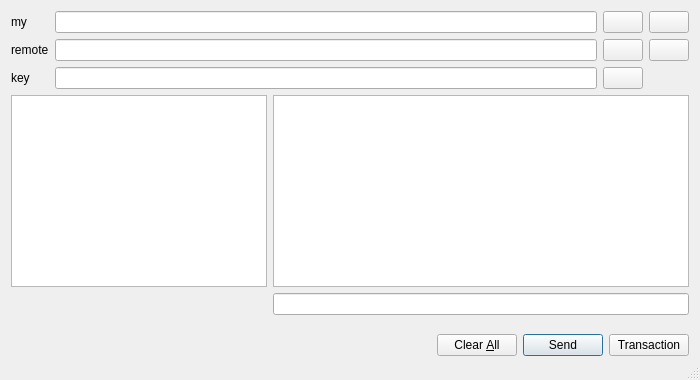
<?xml version="1.0" encoding="UTF-8"?>
<ui version="4.0">
 <class>MessagesDialog</class>
 <widget class="QDialog" name="MessagesDialog">
  <property name="geometry">
   <rect>
    <x>0</x>
    <y>0</y>
    <width>700</width>
    <height>380</height>
   </rect>
  </property>
  <property name="windowTitle">
   <string>Dialog</string>
  </property>
  <property name="sizeGripEnabled">
   <bool>true</bool>
  </property>
  <layout class="QVBoxLayout" name="verticalLayout">
   <item>
    <layout class="QGridLayout" name="gridLayout">
     <item row="2" column="1">
      <widget class="QValidatedLineEdit" name="pubKeyTo_SM">
       <property name="toolTip">
        <string/>
       </property>
       <property name="readOnly">
        <bool>true</bool>
       </property>
      </widget>
     </item>
     <item row="0" column="2">
      <widget class="QPushButton" name="pasteButton_SM">
       <property name="toolTip">
        <string>Paste address from clipboard</string>
       </property>
       <property name="text">
        <string/>
       </property>
       <property name="icon">
        <iconset resource="../bitcoin.qrc">
         <normaloff>:/icons/editpaste</normaloff>:/icons/editpaste</iconset>
       </property>
       <property name="shortcut">
        <string>Alt+P</string>
       </property>
       <property name="autoDefault">
        <bool>false</bool>
       </property>
      </widget>
     </item>
     <item row="0" column="3">
      <widget class="QPushButton" name="addressBookButton_SM">
       <property name="toolTip">
        <string>Choose an address from the address book</string>
       </property>
       <property name="text">
        <string/>
       </property>
       <property name="icon">
        <iconset resource="../bitcoin.qrc">
         <normaloff>:/icons/address-book</normaloff>:/icons/address-book</iconset>
       </property>
       <property name="shortcut">
        <string>Alt+A</string>
       </property>
       <property name="autoDefault">
        <bool>false</bool>
       </property>
      </widget>
     </item>
     <item row="1" column="1">
      <widget class="QValidatedLineEdit" name="addressTo_SM">
       <property name="toolTip">
        <string>The address to sign the message with (e.g. 4Zo1ga6xuKuQ7JV7M9rGDoxdbYwV5zgQJ5)</string>
       </property>
       <property name="maxLength">
        <number>34</number>
       </property>
       <property name="readOnly">
        <bool>true</bool>
       </property>
      </widget>
     </item>
     <item row="1" column="3">
      <widget class="QPushButton" name="addressBookButtonTo_SM">
       <property name="toolTip">
        <string>Choose an address from the address book</string>
       </property>
       <property name="text">
        <string/>
       </property>
       <property name="icon">
        <iconset resource="../bitcoin.qrc">
         <normaloff>:/icons/address-book</normaloff>:/icons/address-book</iconset>
       </property>
       <property name="shortcut">
        <string>Alt+A</string>
       </property>
       <property name="autoDefault">
        <bool>false</bool>
       </property>
      </widget>
     </item>
     <item row="1" column="2">
      <widget class="QPushButton" name="pasteButtonTo_SM">
       <property name="toolTip">
        <string>Paste address from clipboard</string>
       </property>
       <property name="text">
        <string/>
       </property>
       <property name="icon">
        <iconset resource="../bitcoin.qrc">
         <normaloff>:/icons/editpaste</normaloff>:/icons/editpaste</iconset>
       </property>
       <property name="shortcut">
        <string>Alt+P</string>
       </property>
       <property name="autoDefault">
        <bool>false</bool>
       </property>
      </widget>
     </item>
     <item row="0" column="1">
      <widget class="QValidatedLineEdit" name="addressIn_SM">
       <property name="toolTip">
        <string>The address to sign the message with (e.g. 4Zo1ga6xuKuQ7JV7M9rGDoxdbYwV5zgQJ5)</string>
       </property>
       <property name="maxLength">
        <number>34</number>
       </property>
       <property name="readOnly">
        <bool>true</bool>
       </property>
      </widget>
     </item>
     <item row="0" column="0">
      <widget class="QLabel" name="label">
       <property name="text">
        <string>my</string>
       </property>
      </widget>
     </item>
     <item row="1" column="0">
      <widget class="QLabel" name="label_2">
       <property name="text">
        <string>remote</string>
       </property>
      </widget>
     </item>
     <item row="2" column="0">
      <widget class="QLabel" name="label_3">
       <property name="text">
        <string>key</string>
       </property>
      </widget>
     </item>
     <item row="2" column="2">
      <widget class="QPushButton" name="pasteButtonPublicKey_SM">
       <property name="toolTip">
        <string>Paste address from clipboard</string>
       </property>
       <property name="text">
        <string/>
       </property>
       <property name="icon">
        <iconset resource="../bitcoin.qrc">
         <normaloff>:/icons/editpaste</normaloff>:/icons/editpaste</iconset>
       </property>
       <property name="shortcut">
        <string>Alt+P</string>
       </property>
       <property name="autoDefault">
        <bool>false</bool>
       </property>
      </widget>
     </item>
    </layout>
   </item>
   <item>
    <layout class="QGridLayout" name="gridLayout_2">
     <item row="1" column="1">
      <widget class="QLineEdit" name="outMessage_SM">
       <property name="font">
        <font>
         <italic>true</italic>
        </font>
       </property>
       <property name="readOnly">
        <bool>false</bool>
       </property>
      </widget>
     </item>
     <item row="0" column="1">
      <widget class="QListView" name="messages_SM">
       <property name="horizontalScrollBarPolicy">
        <enum>Qt::ScrollBarAlwaysOff</enum>
       </property>
       <property name="textElideMode">
        <enum>Qt::ElideNone</enum>
       </property>
       <property name="resizeMode">
        <enum>QListView::Adjust</enum>
       </property>
      </widget>
     </item>
     <item row="0" column="0">
      <widget class="QListView" name="addresses_SM">
       <property name="maximumSize">
        <size>
         <width>256</width>
         <height>16777215</height>
        </size>
       </property>
       <property name="contextMenuPolicy">
        <enum>Qt::CustomContextMenu</enum>
       </property>
      </widget>
     </item>
    </layout>
   </item>
   <item>
    <layout class="QHBoxLayout" name="horizontalLayout_3_SM">
     <item>
      <spacer name="horizontalSpacer_1_SM">
       <property name="orientation">
        <enum>Qt::Horizontal</enum>
       </property>
       <property name="sizeHint" stdset="0">
        <size>
         <width>40</width>
         <height>48</height>
        </size>
       </property>
      </spacer>
     </item>
     <item>
      <widget class="QPushButton" name="clearButton_SM">
       <property name="toolTip">
        <string>Reset all sign message fields</string>
       </property>
       <property name="text">
        <string>Clear &amp;All</string>
       </property>
       <property name="icon">
        <iconset resource="../bitcoin.qrc">
         <normaloff>:/icons/remove</normaloff>:/icons/remove</iconset>
       </property>
       <property name="autoDefault">
        <bool>false</bool>
       </property>
      </widget>
     </item>
     <item>
      <widget class="QPushButton" name="sendButton_SM">
       <property name="text">
        <string>Send</string>
       </property>
      </widget>
     </item>
     <item>
      <widget class="QPushButton" name="transactionButton">
       <property name="text">
        <string>Transaction</string>
       </property>
      </widget>
     </item>
    </layout>
   </item>
  </layout>
 </widget>
 <customwidgets>
  <customwidget>
   <class>QValidatedLineEdit</class>
   <extends>QLineEdit</extends>
   <header>qvalidatedlineedit.h</header>
  </customwidget>
 </customwidgets>
 <resources>
  <include location="../bitcoin.qrc"/>
 </resources>
 <connections/>
</ui>
